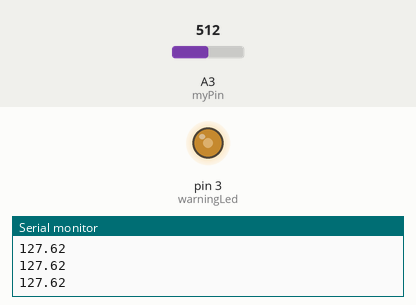
Recording of a sketch running on a simulated Arduino Uno, built with avr-gcc and run on an emulated ATmega328P. Parts: output pins drawn as LEDs (lit = HIGH), the last lines printed to the serial monitor. Inputs (shaded band) come from the test bench; at power-on: A3 (myPin) = 512.

Above: at 1.2 s.
1.3 s: A3 (myPin) set to 716
At 2.5 s:
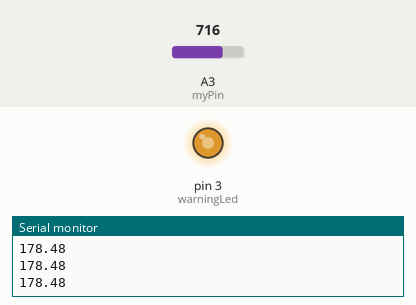
2.8 s: A3 (myPin) set to 900
At 3.7 s:
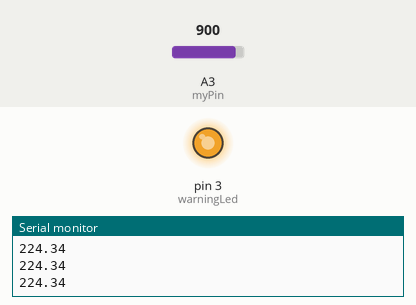
4.3 s: A3 (myPin) set to 122
At 4.7 s:
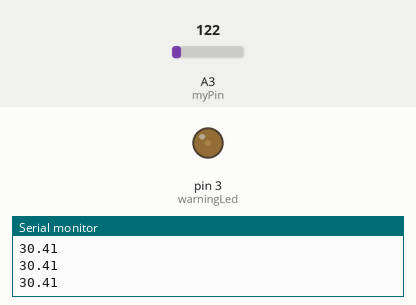
5.8 s: A3 (myPin) set to 0
At 7.0 s:
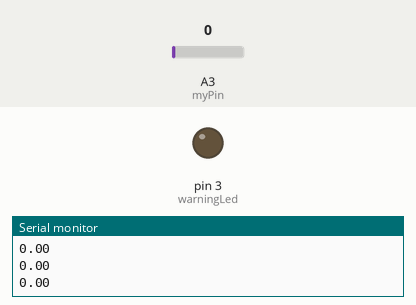
7.3 s: A3 (myPin) set to 511
At 8.3 s:
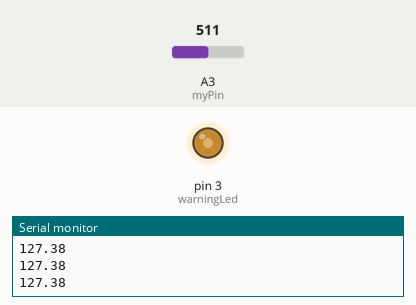
Timing chart, 0 to 9.8 s (numbered marks = the images above; inputs shaded):
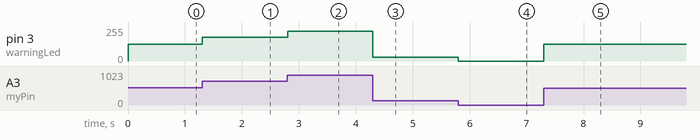

The sketch:

BareMinimum.ino
```cpp
int myPin = A3;
int readVal;
int warningLed = 3;
float brightness;
void setup() {
  // put your setup code here, to run once:
  pinMode(myPin, INPUT);
  pinMode(warningLed, OUTPUT);
  Serial.begin(9600);
}

void loop() {
  // put your main code here, to run repeatedly:
  readVal = analogRead(myPin);
  brightness = (255./1023.) * readVal;
  analogWrite(warningLed, brightness);
  Serial.println(brightness);
}
```

Measured:
- after the input at 1.3 s, pin 3 (warningLed): 127/255 → 178/255 at once
- after the input at 2.8 s, pin 3 (warningLed): 178/255 → 224/255 at once
- after the input at 4.3 s, pin 3 (warningLed): 224/255 → 30/255 at once
- after the input at 5.8 s, pin 3 (warningLed): 30/255 → 0/255 at once
- after the input at 7.3 s, pin 3 (warningLed): 0/255 → 127/255 at once
